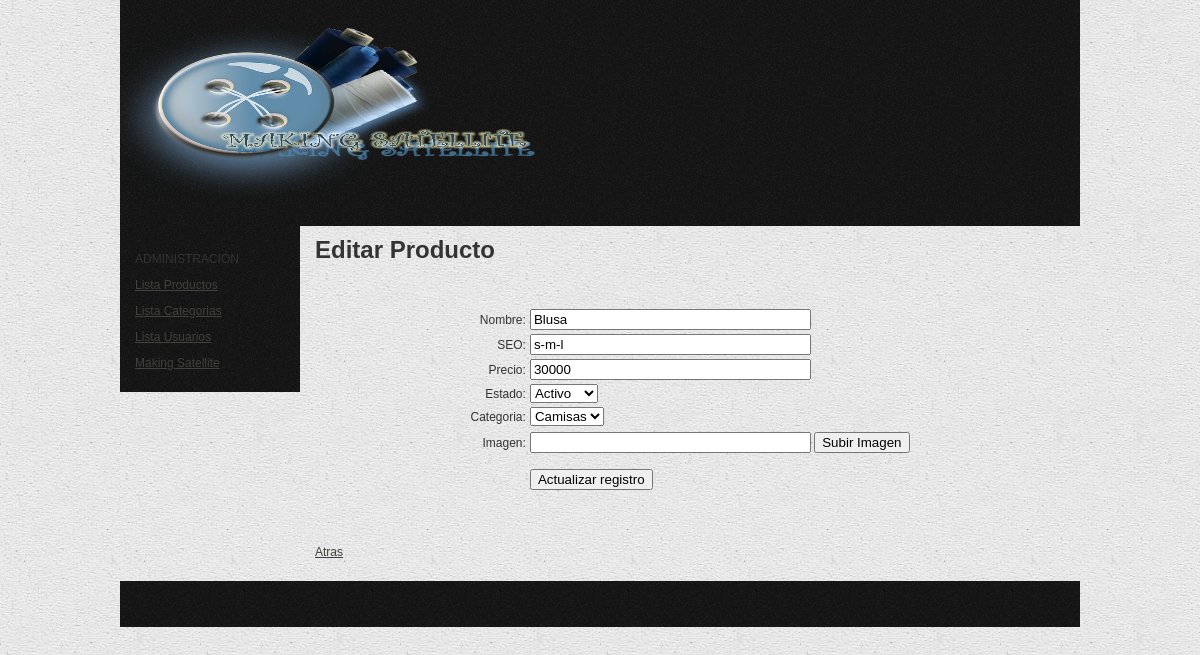
Screenshot of /admin/productos_edit.php?recordID=5 with the database file from the repository.
### tables this page shows
CREATE TABLE `tblproducto` (
  `idProductos` int(11) NOT NULL AUTO_INCREMENT,
  `strNombre` varchar(100) DEFAULT NULL,
  `strSEO` varchar(100) DEFAULT NULL,
  `dblPrecio` double DEFAULT NULL,
  `intEstado` int(11) DEFAULT NULL,
  `intCategoria` int(11) DEFAULT NULL,
  `strImagen` varchar(50) DEFAULT NULL,
  PRIMARY KEY (`idProductos`)
);

### includes/funciones.php (called while the page is built, shortened)
<?php
if (!function_exists("GetSQLValueString")) {
function GetSQLValueString($theValue, $theType, $theDefinedValue = "", $theNotDefinedValue = "")
{
  $theValue = function_exists("mysql_real_escape_string") ? mysql_real_escape_string($theValue) : mysql_escape_string($theValue);
  switch ($theType) {
    case "long":
    case "int":
      $theValue = ($theValue != "") ? intval($theValue) : "NULL";
      break;
  }
  return $theValue;
}
}
?>

### admin/productos_edit.php (the view, shortened to what this page needs)
<?php require_once('../Connections/conexionropa.php'); ?>
<?php
$editFormAction = $_SERVER['PHP_SELF'];
if (isset($_SERVER['QUERY_STRING'])) {
  $editFormAction .= "?" . htmlentities($_SERVER['QUERY_STRING']);
}
$varProducto_DatosProducto = "0";
if (isset($_GET["recordID"])) {
  $varProducto_DatosProducto = $_GET["recordID"];
}
$query_DatosProducto = sprintf("SELECT * FROM tblproducto WHERE tblproducto.idProductos = %s", GetSQLValueString($varProducto_DatosProducto, "int"));
$DatosProducto = mysql_query($query_DatosProducto, $conexionropa) or die(mysql_error());
$row_DatosProducto = mysql_fetch_assoc($DatosProducto);
$query_ConsultaCategorias = "SELECT * FROM tblcategoria ORDER BY tblcategoria.strDescripcion ASC";
$ConsultaCategorias = mysql_query($query_ConsultaCategorias, $conexionropa) or die(mysql_error());
$row_ConsultaCategorias = mysql_fetch_assoc($ConsultaCategorias);
?>
<!DOCTYPE html PUBLIC "-//W3C//DTD XHTML 1.0 Transitional//EN" "http://www.w3.org/TR/xhtml1/DTD/xhtml1-transitional.dtd">
<html xmlns="http://www.w3.org/1999/xhtml">
<head>
<link href="../estilo/twoColFixLtHdr.css" rel="stylesheet" type="text/css" />
</head>
<body>
<div class="container">
  <div class="header"><img src="../imagenes/logotrans.png" width="469" height="226" alt="Administracion" />
    </div>
  <div class="sidebar1">
  <?php
   include ("../includes/cabeceraadmin.php")
   ?>
    </div>
  <div class="content">
    <h1>Editar Producto</h1>
	<p>&nbsp;</p>
    <form action="<?php echo $editFormAction; ?>" method="post" name="form1" id="form1">
      <table align="center">
        <tr valign="baseline">
          <td nowrap="nowrap" align="right">Nombre:</td>
          <td><input type="text" name="strNombre" value="<?php echo htmlentities($row_DatosProducto['strNombre'], ENT_COMPAT, 'utf-8'); ?>" size="32" /></td>
        </tr>
        <tr valign="baseline">
          <td nowrap="nowrap" align="right">SEO:</td>
          <td><input type="text" name="strSEO" value="<?php echo htmlentities($row_DatosProducto['strSEO'], ENT_COMPAT, 'utf-8'); ?>" size="32" /></td>
        </tr>
        <tr valign="baseline">
          <td nowrap="nowrap" align="right">Precio:</td>
          <td><input type="text" name="dblPrecio" value="<?php echo htmlentities($row_DatosProducto['dblPrecio'], ENT_COMPAT, 'utf-8'); ?>" size="32" /></td>
        </tr>
        <tr valign="baseline">
          <td nowrap="nowrap" align="right">Estado:</td>
          <td><select name="intEstado">
            <option value="1" <?php if (!(strcmp(1, htmlentities($row_DatosProducto['intEstado'], ENT_COMPAT, 'utf-8')))) {echo "SELECTED";} ?>>Activo</option>
          </select></td>
        </tr>
        <tr valign="baseline">
          <td nowrap="nowrap" align="right">Categoria:</td>
          <td><select name="intCategoria">
            <?php
do {
?>
            <option value="<?php echo $row_ConsultaCategorias['idCategoria']?>" <?php if (!(strcmp($row_ConsultaCategorias['idCategoria'], htmlentities($row_DatosProducto['intCategoria'], ENT_COMPAT, 'utf-8')))) {echo "SELECTED";} ?>><?php echo $row_ConsultaCategorias['strDescripcion']?></option>
            <?php
} while ($row_ConsultaCategorias = mysql_fetch_assoc($ConsultaCategorias));
?>
          </select></td>
        </tr>
        <tr valign="baseline">
          <td nowrap="nowrap" align="right">Imagen:</td>
          <td><input type="text" name="strImagen" value="<?php echo htmlentities($row_DatosProducto['strImagen'], ENT_COMPAT, 'utf-8'); ?>" size="32" />
            <input type="button" name="button" id="button" value="Subir Imagen" onclick="javascript:subirimagen();"/>
          </p></td>
        </tr>
        <tr valign="baseline">
          <td nowrap="nowrap" align="right">&nbsp;</td>
          <td><input type="submit" value="Actualizar registro" /></td>
        </tr>
      </table>
    </form>
    <p>&nbsp;</p>
    <p>&nbsp;</p>
    <p><p><a href="index.php">Atras</a></p></p>
  </div>
  <div class="footer">
    <p>&nbsp;</p>
    </div>
  </div>
</body>
</html>

### estilo/twoColFixLtHdr.css (style rules this page uses)
body { margin: 0; padding: 0; font-family: Tahoma, Geneva, sans-serif; font-size: 12px; color: #333; background-image: url(../images/bg.png); }
h1, h2, h3, h4, h5, h6, p { margin-top: 0; padding-right: 15px; padding-left: 15px; }
a:link { color: #42413C; text-decoration: underline; }
.container { width: 960px; background-color: #FFF; margin: 0 auto; background-image: url(../imagenes/bg.png); }
.header { background-image: url(../imagenes/fondocabecera.png); }
.sidebar1 { float: left; width: 180px; background-color: #EADCAE; padding-bottom: 10px; background-image: url(../imagenes/fondocabecera.png); }
.content { padding: 10px 0; width: 780px; float: left; }
.footer { padding: 10px 0; background-color: #CCC49F; position: relative; clear: both; background-image: url(../imagenes/fondocabecera.png); }

### rows the page displays
tblproducto: strNombre "Blusa", strSEO "s-m-l", dblPrecio "30000"

### other values shown
form field intCategoria "Camisas"
